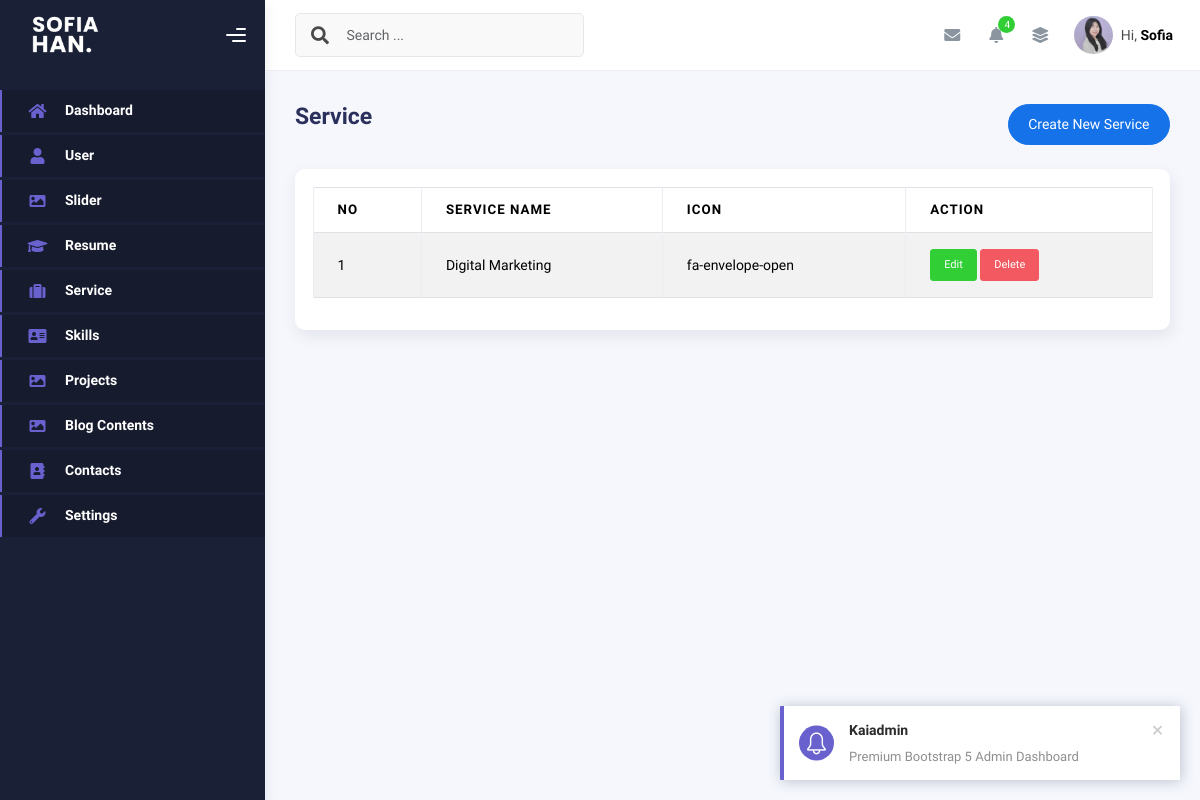
Page /admin/service.php on the earlier database version.
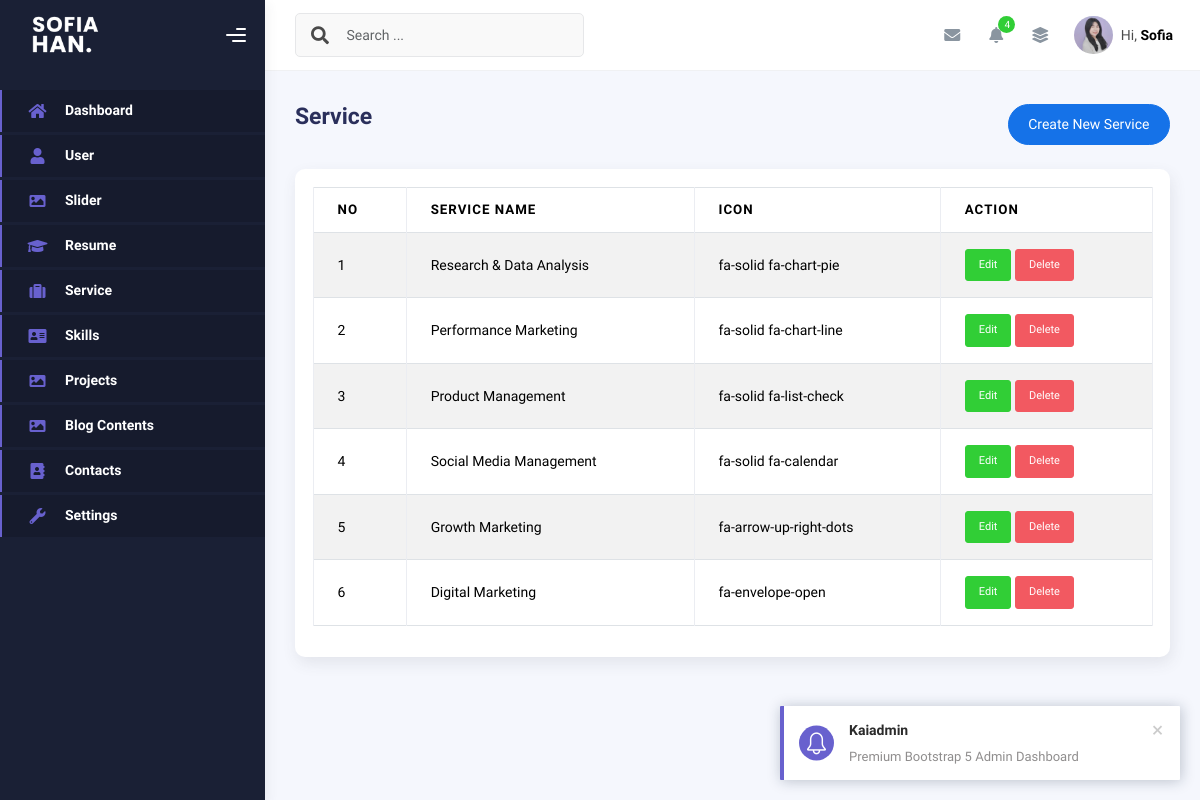
Same page on the later database version.
### tables this page shows
CREATE TABLE `service` (
  `id` int(11) NOT NULL,
  `service_name` varchar(50) NOT NULL,
  `icon` varchar(50) NOT NULL,
  `is_active` tinyint(1) NOT NULL DEFAULT 1,
  `created_at` timestamp NOT NULL DEFAULT current_timestamp(),
  `update_at` timestamp NULL DEFAULT NULL ON UPDATE current_timestamp()
);

### admin/service.php (the view, shortened to what this page needs)
<?php
include "config/koneksi.php";
$query = mysqli_query($conn, "SELECT * FROM service ORDER BY id DESC");
$rows = mysqli_fetch_all($query, MYSQLI_ASSOC);
?>
<!DOCTYPE html>
<html lang="en">
<head>
    <?php
    include "inc/css.php";
    ?>
</head>
<body>
    <div class="wrapper">
        <?php
        include "inc/sidebar.php";
        ?>
        <div class="main-panel">
            <div class="main-header">
                <?php
                include "inc/navbar.php";
                ?>
            </div>
            <div class="container">
                <div class="page-inner">
                    <div class="d-flex align-items-left align-items-md-center flex-column flex-md-row pt-2 pb-4">
                        <div>
                            <h3 class="fw-bold mb-3">Service</h3>
                        </div>
                        <div class="ms-md-auto py-2 py-md-0">
                            <a href="create-service.php" class="btn btn-primary btn-round">Create New Service</a>
                        </div>
                    </div>
                    <div class="row">
                        <div class="col-sm-6 col-md-12">
                            <div class="card">
                                <div class="card-body">
                                    <table class="table table-bordered table-striped">
                                        <thead>
                                            <tr>
                                                <th>No</th>
                                                <th>Service Name</th>
                                                <th>Icon</th>
                                                <th>Action</th>
                                            </tr>
                                        </thead>
                                        <tbody>
                                            <?php foreach ($rows as $index => $row): ?>
                                                <tr>
                                                    <td><?php echo $index += 1 ?></td>
                                                    <td><?php echo $row['service_name'] ?></td>
                                                    <td><?php echo $row['icon'] ?></td>
                                                    <td>
                                                        <a class="btn btn-success btn-sm"
                                                            href="create-service.php?edit=<?php echo $row['id'] ?>">Edit</a>
                                                        <a onclick="return confirm('Are you sure wanna delete this data?')"
                                                            class=" btn btn-danger btn-sm"
                                                            href="service.php?delete=<?php echo $row['id'] ?>">Delete</a>
                                                    </td>
                                                </tr>
                                            <?php endforeach ?>
                                        </tbody>
                                    </table>
                                </div>
                            </div>
                        </div>
                    </div>
                </div>
            </div>
</body>
</html>

### admin/inc/css.php (shortened to what this page needs)
<link rel="stylesheet" href="assets/kaiadmin-lite-1.2.0/assets/css/bootstrap.min.css" />
<link rel="stylesheet" href="assets/kaiadmin-lite-1.2.0/assets/css/plugins.min.css" />
<link rel="stylesheet" href="assets/kaiadmin-lite-1.2.0/assets/css/kaiadmin.min.css" />
<link rel="stylesheet" href="assets/kaiadmin-lite-1.2.0/assets/css/demo.css" />

### admin/inc/sidebar.php (shortened to what this page needs)
<div class="sidebar" data-background-color="dark">
    <div class="sidebar-logo">
        <div class="logo-header" data-background-color="dark">
            <a href="dashboard.php" class="logo">
                <img src="assets/kaiadmin-lite-1.2.0/assets/img/logo_white.png" alt="navbar brand"
                    class="navbar-brand" height="80" />
            </a>
            <div class="nav-toggle">
                <button class="btn btn-toggle toggle-sidebar">
                    <i class="gg-menu-right"></i>
                </button>
            </div>
        </div>
    </div>
    <div class="sidebar-wrapper scrollbar scrollbar-inner">
        <div class="sidebar-content">
            <ul class="nav nav-secondary">
                <li class="nav-item active">
                    <a href="dashboard.php" aria-expanded="false">
                        <i class="fas fa-home"></i>
                        <p>Dashboard</p>
                    </a>
                </li>
                <li class="nav-item active">
                    <a href="app.php?page=user" aria-expanded="false">
                        <i class="fas fa-user"></i>
                        <p>User</p>
                    </a>
                </li>
                <li class="nav-item active">
                    <a href="sliders.php" aria-expanded="false">
                        <i class="fas fa-image"></i>
                        <p>Slider</p>
                    </a>
                </li>
                <li class="nav-item active">
                    <a href="resume.php" aria-expanded="false">
                        <i class="fas fa-graduation-cap"></i>
                        <p>Resume</p>
                    </a>
                </li>
                <li class="nav-item active">
                    <a href="service.php" aria-expanded="false">
                        <i class="fas fa-suitcase"></i>
                        <p>Service</p>
                    </a>
                </li>
                <li class="nav-item active">
                    <a href="skills.php" aria-expanded="false">
                        <i class="fas fa-address-card"></i>
                        <p>Skills</p>
                    </a>
                </li>
                <li class="nav-item active">
                    <a href="projects.php" aria-expanded="false">
                        <i class="fas fa-image"></i>
                        <p>Projects</p>
                    </a>
                </li>
                <li class="nav-item active">
                    <a href="blog-contents.php" aria-expanded="false">
                        <i class="fas fa-image"></i>
                        <p>Blog Contents</p>
                    </a>
                </li>
                <li class="nav-item active">
                    <a href="contacts.php" aria-expanded="false">
                        <i class="fas fa-address-book"></i>
                        <p>Contacts</p>
                    </a>
                </li>
                <li class="nav-item active">
                    <a href="settings.php" aria-expanded="false">
                        <i class="fas fa-wrench"></i>
                        <p>Settings</p>
                    </a>
                </li>
            </ul>
        </div>
    </div>
</div>

### admin/inc/navbar.php (shortened to what this page needs)
<nav class="navbar navbar-header navbar-header-transparent navbar-expand-lg border-bottom">
    <div class="container-fluid">
        <nav class="navbar navbar-header-left navbar-expand-lg navbar-form nav-search p-0 d-none d-lg-flex">
            <div class="input-group">
                <div class="input-group-prepend">
                    <button type="submit" class="btn btn-search pe-1">
                        <i class="fa fa-search search-icon"></i>
                    </button>
                </div>
                <input type="text" placeholder="Search ..." class="form-control" />
            </div>
        </nav>
        <ul class="navbar-nav topbar-nav ms-md-auto align-items-center">
            <li class="nav-item topbar-icon dropdown hidden-caret">
                <a class="nav-link dropdown-toggle" href="#" id="messageDropdown" role="button"
                    data-bs-toggle="dropdown" aria-haspopup="true" aria-expanded="false">
                    <i class="fa fa-envelope"></i>
                </a>
            </li>
            <li class="nav-item topbar-icon dropdown hidden-caret">
                <a class="nav-link dropdown-toggle" href="#" id="notifDropdown" role="button" data-bs-toggle="dropdown"
                    aria-haspopup="true" aria-expanded="false">
                    <i class="fa fa-bell"></i>
                    <span class="notification">4</span>
                </a>
            </li>
            <li class="nav-item topbar-icon dropdown hidden-caret">
                <a class="nav-link" data-bs-toggle="dropdown" href="#" aria-expanded="false">
                    <i class="fas fa-layer-group"></i>
                </a>
            </li>
            <li class="nav-item topbar-user dropdown hidden-caret">
                <a class="dropdown-toggle profile-pic" data-bs-toggle="dropdown" href="#" aria-expanded="false">
                    <div class="avatar-sm">
                        <img src="assets/kaiadmin-lite-1.2.0/assets/img/profile_sofiecoffe.jpeg" alt="..."
                            class="avatar-img rounded-circle" />
                    </div>
                    <span class="profile-username">
                        <span class="op-7">Hi,</span>
                        <span class="fw-bold">Sofia</span>
                    </span>
                </a>
            </li>
        </ul>
    </div>
</nav>

Differences in the rows shown:
added service: index "1", service_name "Research & Data Analysis", icon "fa-solid fa-chart-pie"
added service: index "2", service_name "Performance Marketing", icon "fa-solid fa-chart-line"
added service: index "3", service_name "Product Management", icon "fa-solid fa-list-check"
added service: index "4", service_name "Social Media Management", icon "fa-solid fa-calendar"
added service: index "5", service_name "Growth Marketing", icon "fa-arrow-up-right-dots"
computed for service "Digital Marketing": index "1" → "6"
